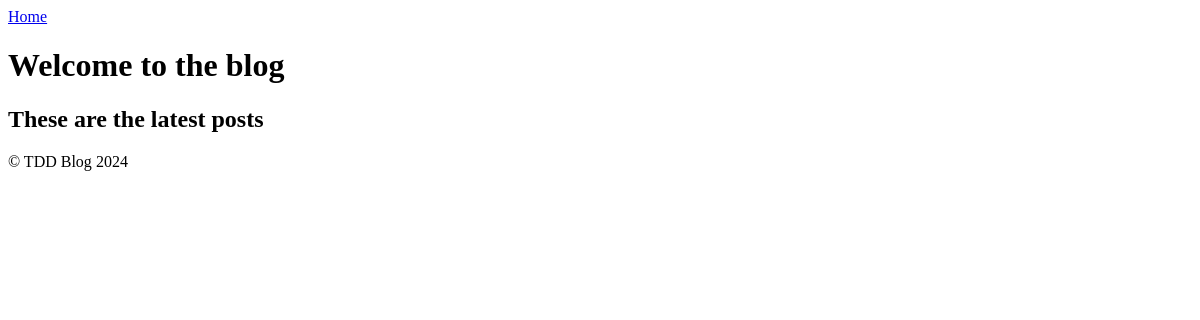
The app's page /, older data.
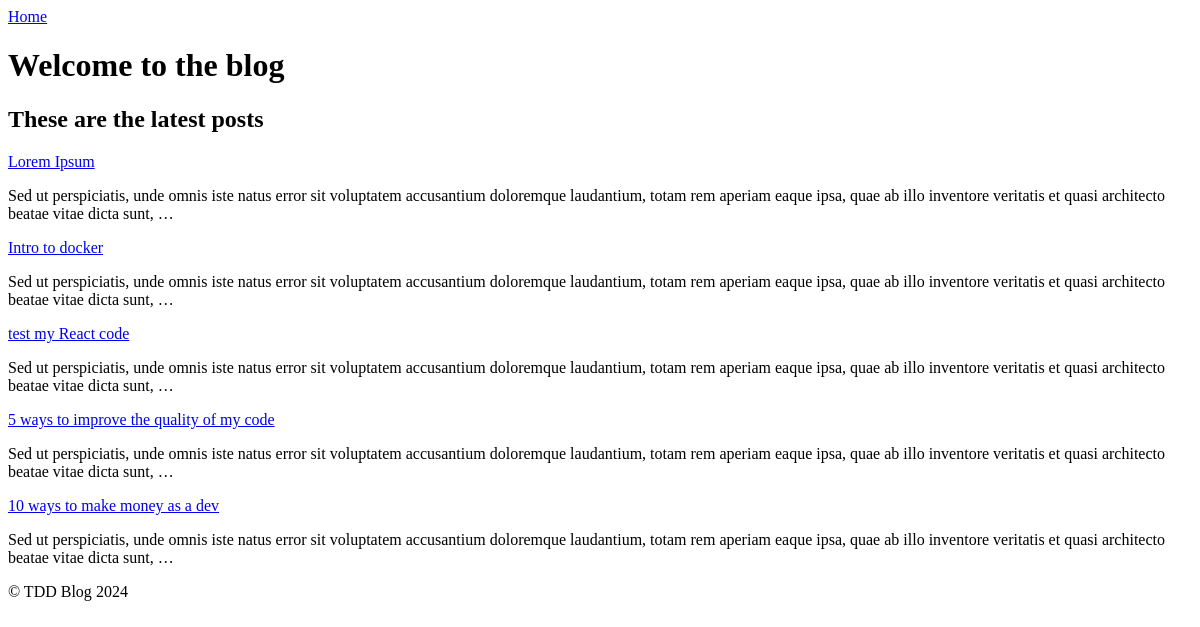
The same page, newer data.
### posts/models.py (models this page shows, shortened)
class Post(models.Model):
    title = models.CharField(max_length=50)
    body = models.TextField()
    created_at = models.DateTimeField(auto_now_add=True)
    modified_at = models.DateTimeField(auto_now=True)
    def get_absolute_url(self):
        return reverse('detail', kwargs={'id': self.id})

### posts/views.py (the view)
# urls.py: path("", views.index, name="homepage"),
def index(request):
    posts = Post.objects.all()
    return render(request, "posts/index.html", {"posts": posts})

### templates/posts/index.html
{% extends 'base.html' %}
{% block content %}
    <h1>Welcome to the blog</h1>
    <h2>These are the latest posts</h2>
    {% for post in posts %}
        <div class="post">
            <a href="{{post.get_absolute_url}}">{{post.title}}</a>
            <p>{{post.body|truncatewords:30}}</p>
        </div>
    {% endfor %}
{% endblock content %}

### templates/base.html (shortened to what this page needs)
<!DOCTYPE html>
<html lang="en">
<head>
</head>
<body>
    <header>
        <a href="{% url 'homepage' %}">Home</a>
    </header>
    {% block content %}
    {% endblock content %}
    <footer>
        &copy; TDD Blog {% now "Y" %}
    </footer>
</body>
</html>

Row changes from the older to the newer data that the page shows:
added Post: title "Lorem Ipsum", body "Sed ut perspiciatis, unde omnis iste natus error sit voluptatem accusantium doloremque laudantium, totam rem aperiam eaque ipsa, quae ab illo inventore veritatis et quasi architecto beatae vitae dicta sunt, …"
added Post: title "Intro to docker", body "Sed ut perspiciatis, unde omnis iste natus error sit voluptatem accusantium doloremque laudantium, totam rem aperiam eaque ipsa, quae ab illo inventore veritatis et quasi architecto beatae vitae dicta sunt, …"
added Post: title "test my React code", body "Sed ut perspiciatis, unde omnis iste natus error sit voluptatem accusantium doloremque laudantium, totam rem aperiam eaque ipsa, quae ab illo inventore veritatis et quasi architecto beatae vitae dicta sunt, …"
added Post: title "5 ways to improve the quality of my code", body "Sed ut perspiciatis, unde omnis iste natus error sit voluptatem accusantium doloremque laudantium, totam rem aperiam eaque ipsa, quae ab illo inventore veritatis et quasi architecto beatae vitae dicta sunt, …"
added Post: title "10 ways to make money as a dev", body "Sed ut perspiciatis, unde omnis iste natus error sit voluptatem accusantium doloremque laudantium, totam rem aperiam eaque ipsa, quae ab illo inventore veritatis et quasi architecto beatae vitae dicta sunt, …"
